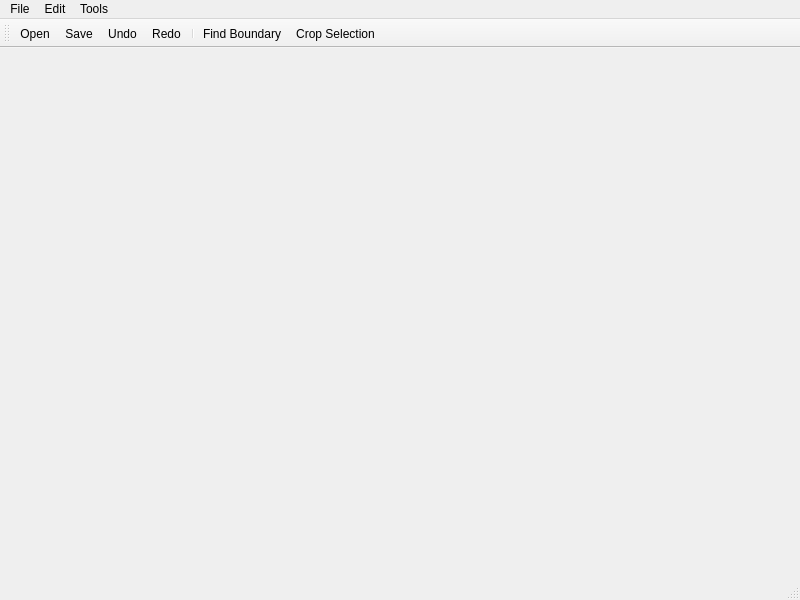
<?xml version="1.0" encoding="UTF-8"?>
<ui version="4.0">
 <class>MainWindow</class>
 <widget class="QMainWindow" name="MainWindow">
  <property name="geometry">
   <rect>
    <x>0</x>
    <y>0</y>
    <width>800</width>
    <height>600</height>
   </rect>
  </property>
  <property name="windowTitle">
   <string>MainWindow</string>
  </property>
  <widget class="QWidget" name="centralwidget"/>
  <widget class="QMenuBar" name="menubar">
   <property name="geometry">
    <rect>
     <x>0</x>
     <y>0</y>
     <width>800</width>
     <height>27</height>
    </rect>
   </property>
   <widget class="QMenu" name="menuFile">
    <property name="title">
     <string>File</string>
    </property>
    <addaction name="actionOpen"/>
    <addaction name="actionSave"/>
    <addaction name="actionQuit"/>
   </widget>
   <widget class="QMenu" name="menuEdit">
    <property name="title">
     <string>Edit</string>
    </property>
    <addaction name="actionUndo"/>
    <addaction name="actionRedo"/>
    <addaction name="actionReset"/>
   </widget>
   <widget class="QMenu" name="menuTools">
    <property name="title">
     <string>Tools</string>
    </property>
    <widget class="QMenu" name="menuFilters">
     <property name="title">
      <string>Filters</string>
     </property>
     <addaction name="actionGrayscale"/>
     <addaction name="actionBinarisation"/>
     <addaction name="actionHistogram_Equalisation"/>
     <addaction name="separator"/>
    </widget>
    <addaction name="actionCrop_Selection"/>
    <addaction name="actionFind_Boundary"/>
    <addaction name="menuFilters"/>
   </widget>
   <addaction name="menuFile"/>
   <addaction name="menuEdit"/>
   <addaction name="menuTools"/>
  </widget>
  <widget class="QStatusBar" name="statusbar"/>
  <widget class="QToolBar" name="toolBar">
   <property name="windowTitle">
    <string>toolBar</string>
   </property>
   <attribute name="toolBarArea">
    <enum>TopToolBarArea</enum>
   </attribute>
   <attribute name="toolBarBreak">
    <bool>false</bool>
   </attribute>
   <addaction name="actionOpen"/>
   <addaction name="actionSave"/>
   <addaction name="actionUndo"/>
   <addaction name="actionRedo"/>
   <addaction name="separator"/>
   <addaction name="actionFind_Boundary"/>
   <addaction name="actionCrop_Selection"/>
  </widget>
  <action name="actionOpen">
   <property name="text">
    <string>Open</string>
   </property>
  </action>
  <action name="actionSave">
   <property name="text">
    <string>Save</string>
   </property>
  </action>
  <action name="actionQuit">
   <property name="text">
    <string>Quit</string>
   </property>
  </action>
  <action name="actionUndo">
   <property name="text">
    <string>Undo</string>
   </property>
  </action>
  <action name="actionRedo">
   <property name="text">
    <string>Redo</string>
   </property>
  </action>
  <action name="actionCrop_Selection">
   <property name="text">
    <string>Crop Selection</string>
   </property>
  </action>
  <action name="actionReset">
   <property name="text">
    <string>Reset</string>
   </property>
  </action>
  <action name="actionFind_Boundary">
   <property name="text">
    <string>Find Boundary</string>
   </property>
  </action>
  <action name="actionGrayscale">
   <property name="text">
    <string>Grayscale</string>
   </property>
  </action>
  <action name="actionBinarisation">
   <property name="text">
    <string>Binarisation</string>
   </property>
  </action>
  <action name="actionHistogram_Equalisation">
   <property name="text">
    <string>Histogram Equalisation</string>
   </property>
  </action>
 </widget>
 <resources/>
 <connections/>
</ui>
